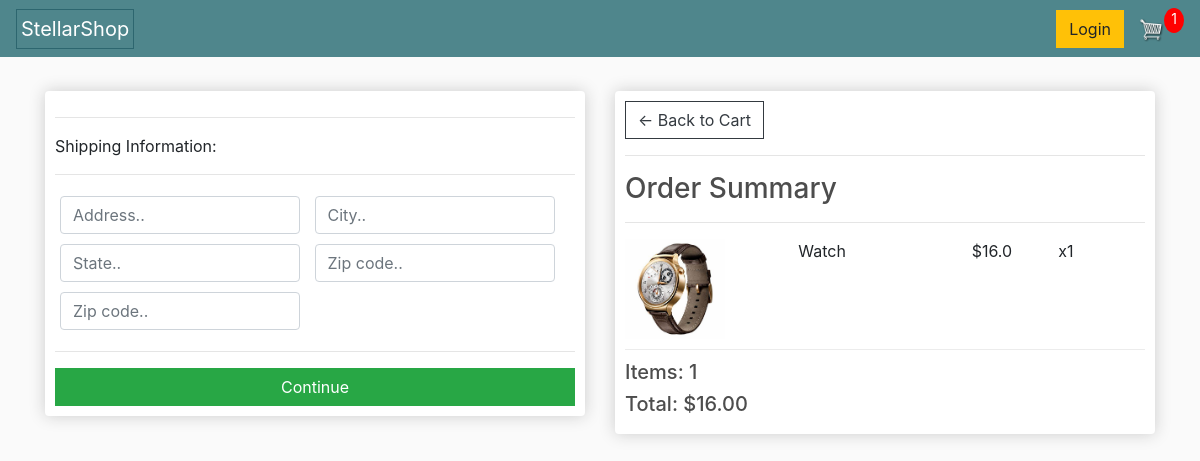
/checkout/ (signed in), run on an earlier commit of the app's database.
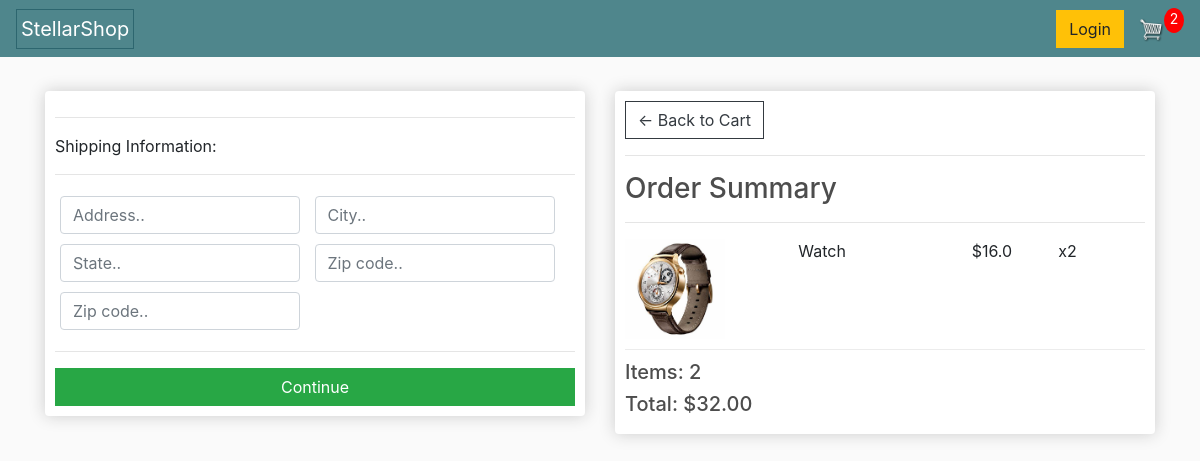
And on a later commit of the database.
### store/models.py (models this page shows, shortened)
class OrderItem(models.Model):
    product = models.ForeignKey(Product, on_delete=models.SET_NULL, null=True)
    order = models.ForeignKey(Order, on_delete=models.SET_NULL, blank=True, null=True)
    quantity = models.IntegerField(default=0, null=True, blank=True)
    date_added = models.DateTimeField(auto_now_add=True)
    @property
    def get_total(self):
        total = self.product.price * self.quantity
        return total

class Order(models.Model):
    customer = models.ForeignKey(Customer, on_delete=models.SET_NULL, null=True, blank=True)
    date_ordered = models.DateTimeField(auto_now_add=True)
    complete = models.BooleanField(default=False, null=True, blank=True)
    transaction_id = models.CharField(max_length=100, null=True)
    @property
    def shipping(self):
        shipping = False
        orderitems = self.orderitem_set.all()
        for i in orderitems:
            if i.product.digital == False:
                shipping = True
        return shipping
    @property
    def get_cart_total(self):
        orderitems = self.orderitem_set.all()
        total = sum([item.get_total for item in orderitems])
        return total
    @property
    def get_cart_items(self):
        orderitems = self.orderitem_set.all()
        total = sum([item.quantity for item in orderitems])
        return total

class Product(models.Model):
    name = models.CharField(max_length=200, null=True)
    price = models.FloatField()
    digital = models.BooleanField(default=False, null=True, blank=False)
    image = models.ImageField(null=True, blank=True)
    @property
    def imageURL(self):
        try:
            url = self.image.url
        except:
            url = ''
        return url

### store/views.py (the view)
# urls.py: path('checkout/', views.checkout, name="checkout"),
def checkout(request):
    data = cartData(request)
    cartItems = data['cartItems']
    order = data['order']
    items = data['items']
    paypal_client_id = os.getenv('PAYPAL_CLIENT_ID')
    context = {
        'items': items,
        'order': order,
        'cartItems': cartItems,
        'paypal_client_id': paypal_client_id,  # Pass PayPal client ID to template context
    }
    return render(request, 'store/checkout.html', context)

### store/utils.py (called while the page is built)
def cartData(request):
    if request.user.is_authenticated:
        customer = request.user.customer
        order, created = Order.objects.get_or_create(customer=customer, complete=False)
        items = order.orderitem_set.all()
        cartItems = order.get_cart_items
    else:
        cookieData = cookieCart(request)
        cartItems = cookieData['cartItems']
        order = cookieData['order']
        items = cookieData['items']
    return{'cartItems':cartItems, 'order':order, 'items': items}

### store/templates/store/checkout.html (shortened to what this page needs)
{% extends 'store/main.html' %} {% load static %} {% block content %}
<div class="row">
  <div class="col-lg-6">
    <div class="box-element" id="form-wrapper">
      <form id="form">
        <div id="shipping-info">
          <hr />
          <p>Shipping Information:</p>
          <hr />
          <div class="form-field">
            <input
              class="form-control"
              type="text"
              name="address"
              placeholder="Address.."
            />
          </div>
          <div class="form-field">
            <input
              class="form-control"
              type="text"
              name="city"
              placeholder="City.."
            />
          </div>
          <div class="form-field">
            <input
              class="form-control"
              type="text"
              name="state"
              placeholder="State.."
            />
          </div>
          <div class="form-field">
            <input
              class="form-control"
              type="text"
              name="zipcode"
              placeholder="Zip code.."
            />
          </div>
          <div class="form-field">
            <input
              class="form-control"
              type="text"
              name="country"
              placeholder="Zip code.."
            />
          </div>
        </div>
        <hr />
        <input
          id="form-button"
          class="btn btn-success btn-block"
          type="submit"
          value="Continue"
        />
      </form>
    </div>
    <br />
  </div>
  <div class="col-lg-6">
    <div class="box-element">
      <a class="btn btn-outline-dark" href="{% url 'cart' %}"
        >&#x2190; Back to Cart</a
      >
      <hr />
      <h3>Order Summary</h3>
      <hr />
      {% for item in items %}
      <div class="cart-row">
        <div style="flex: 2">
          <img class="row-image" src="{{item.product.imageURL}}" />
        </div>
        <div style="flex: 2"><p>{{item.product.name}}</p></div>
        <div style="flex: 1"><p>${{item.product.price}}</p></div>
        <div style="flex: 1"><p>x{{item.quantity}}</p></div>
      </div>
      {% endfor %}
      <h5>Items: {{order.get_cart_items}}</h5>
      <h5>Total: ${{order.get_cart_total|floatformat:2}}</h5>
    </div>
  </div>
</div>
{% endblock content %}

What changed in the data, as far as the page shows it:
changed OrderItem "Watch": quantity "1" → "2"
changed through a linked row, Order: get_cart_items "1" → "2"; get_cart_total "16.00" → "32.00"
Also different on the page:
{{ cartItems }}: "1" → "2"
